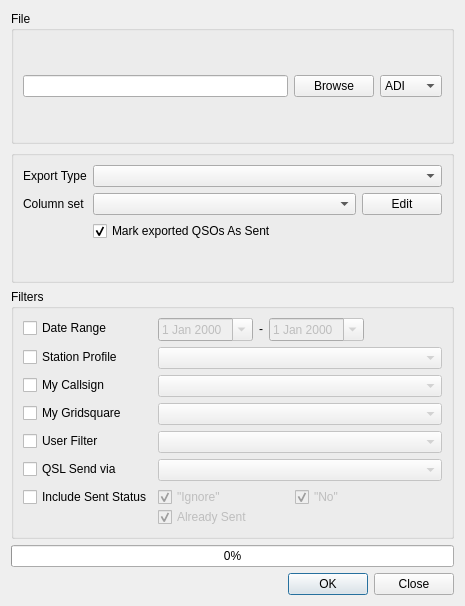
<?xml version="1.0" encoding="UTF-8"?>
<ui version="4.0">
 <class>ExportDialog</class>
 <widget class="QDialog" name="ExportDialog">
  <property name="geometry">
   <rect>
    <x>0</x>
    <y>0</y>
    <width>465</width>
    <height>606</height>
   </rect>
  </property>
  <property name="minimumSize">
   <size>
    <width>465</width>
    <height>0</height>
   </size>
  </property>
  <property name="windowTitle">
   <string>Export Selected QSOs</string>
  </property>
  <property name="modal">
   <bool>true</bool>
  </property>
  <layout class="QVBoxLayout" name="verticalLayout">
   <item>
    <widget class="QGroupBox" name="groupBox">
     <property name="title">
      <string>File</string>
     </property>
     <layout class="QGridLayout" name="gridLayout">
      <item row="0" column="0">
       <widget class="QLineEdit" name="fileEdit">
        <property name="focusPolicy">
         <enum>Qt::ClickFocus</enum>
        </property>
        <property name="readOnly">
         <bool>true</bool>
        </property>
       </widget>
      </item>
      <item row="0" column="1">
       <widget class="QPushButton" name="browseButton">
        <property name="text">
         <string>Browse</string>
        </property>
        <property name="icon">
         <iconset theme="folder-open">
          <normaloff>.</normaloff>.</iconset>
        </property>
       </widget>
      </item>
      <item row="0" column="2">
       <widget class="QComboBox" name="typeSelect">
        <property name="sizePolicy">
         <sizepolicy hsizetype="Maximum" vsizetype="Fixed">
          <horstretch>0</horstretch>
          <verstretch>0</verstretch>
         </sizepolicy>
        </property>
        <item>
         <property name="text">
          <string notr="true">ADI</string>
         </property>
        </item>
        <item>
         <property name="text">
          <string>ADX</string>
         </property>
        </item>
        <item>
         <property name="text">
          <string>CSV</string>
         </property>
        </item>
        <item>
         <property name="text">
          <string>JSON</string>
         </property>
        </item>
        <item>
         <property name="text">
          <string>POTA</string>
         </property>
        </item>
       </widget>
      </item>
     </layout>
    </widget>
   </item>
   <item>
    <widget class="QGroupBox" name="settingGroup">
     <property name="sizePolicy">
      <sizepolicy hsizetype="Expanding" vsizetype="Preferred">
       <horstretch>0</horstretch>
       <verstretch>0</verstretch>
      </sizepolicy>
     </property>
     <property name="title">
      <string/>
     </property>
     <layout class="QFormLayout" name="formLayout_2">
      <item row="0" column="0">
       <widget class="QLabel" name="label">
        <property name="text">
         <string>Export Type</string>
        </property>
       </widget>
      </item>
      <item row="0" column="1">
       <widget class="QComboBox" name="exportTypeCombo">
        <property name="sizePolicy">
         <sizepolicy hsizetype="Expanding" vsizetype="Fixed">
          <horstretch>0</horstretch>
          <verstretch>0</verstretch>
         </sizepolicy>
        </property>
       </widget>
      </item>
      <item row="1" column="0">
       <widget class="QLabel" name="exportedColumnsLabel">
        <property name="text">
         <string>Column set</string>
        </property>
       </widget>
      </item>
      <item row="1" column="1">
       <layout class="QHBoxLayout" name="horizontalLayout_4">
        <property name="spacing">
         <number>6</number>
        </property>
        <item>
         <widget class="QComboBox" name="exportedColumnsCombo">
          <property name="sizePolicy">
           <sizepolicy hsizetype="Expanding" vsizetype="Fixed">
            <horstretch>0</horstretch>
            <verstretch>0</verstretch>
           </sizepolicy>
          </property>
          <property name="toolTip">
           <string>Select one of the pre-defined sets of columns or define your own set of columns</string>
          </property>
         </widget>
        </item>
        <item>
         <widget class="QPushButton" name="exportedColumnsButton">
          <property name="sizePolicy">
           <sizepolicy hsizetype="Maximum" vsizetype="Fixed">
            <horstretch>0</horstretch>
            <verstretch>0</verstretch>
           </sizepolicy>
          </property>
          <property name="toolTip">
           <string>Edit current set of columns</string>
          </property>
          <property name="text">
           <string>Edit</string>
          </property>
         </widget>
        </item>
       </layout>
      </item>
      <item row="2" column="1">
       <widget class="QCheckBox" name="markAsSentCheckbox">
        <property name="text">
         <string>Mark exported QSOs As Sent</string>
        </property>
        <property name="checked">
         <bool>true</bool>
        </property>
       </widget>
      </item>
     </layout>
    </widget>
   </item>
   <item>
    <widget class="QGroupBox" name="filterGroup">
     <property name="enabled">
      <bool>true</bool>
     </property>
     <property name="toolTip">
      <string>Export only QSOs that match the active filters</string>
     </property>
     <property name="title">
      <string>Filters</string>
     </property>
     <layout class="QFormLayout" name="formLayout">
      <item row="0" column="0">
       <widget class="QCheckBox" name="dateRangeCheckBox">
        <property name="sizePolicy">
         <sizepolicy hsizetype="Minimum" vsizetype="Maximum">
          <horstretch>0</horstretch>
          <verstretch>0</verstretch>
         </sizepolicy>
        </property>
        <property name="toolTip">
         <string>Export only QSOs that match the selected date range</string>
        </property>
        <property name="text">
         <string>Date Range</string>
        </property>
       </widget>
      </item>
      <item row="0" column="1">
       <layout class="QHBoxLayout" name="horizontalLayout">
        <item>
         <widget class="QDateEdit" name="startDateEdit">
          <property name="enabled">
           <bool>false</bool>
          </property>
          <property name="sizePolicy">
           <sizepolicy hsizetype="Maximum" vsizetype="Maximum">
            <horstretch>0</horstretch>
            <verstretch>0</verstretch>
           </sizepolicy>
          </property>
          <property name="focusPolicy">
           <enum>Qt::ClickFocus</enum>
          </property>
          <property name="toolTip">
           <string>Export only QSOs that match the selected date range</string>
          </property>
          <property name="calendarPopup">
           <bool>true</bool>
          </property>
         </widget>
        </item>
        <item>
         <widget class="QLabel" name="endDateLabel">
          <property name="sizePolicy">
           <sizepolicy hsizetype="Preferred" vsizetype="Maximum">
            <horstretch>0</horstretch>
            <verstretch>0</verstretch>
           </sizepolicy>
          </property>
          <property name="text">
           <string notr="true">-</string>
          </property>
          <property name="alignment">
           <set>Qt::AlignCenter</set>
          </property>
         </widget>
        </item>
        <item>
         <widget class="QDateEdit" name="endDateEdit">
          <property name="enabled">
           <bool>false</bool>
          </property>
          <property name="sizePolicy">
           <sizepolicy hsizetype="Maximum" vsizetype="Maximum">
            <horstretch>0</horstretch>
            <verstretch>0</verstretch>
           </sizepolicy>
          </property>
          <property name="focusPolicy">
           <enum>Qt::ClickFocus</enum>
          </property>
          <property name="toolTip">
           <string>Export only QSOs that match the selected date range</string>
          </property>
          <property name="calendarPopup">
           <bool>true</bool>
          </property>
         </widget>
        </item>
        <item>
         <spacer name="horizontalSpacer_2">
          <property name="orientation">
           <enum>Qt::Horizontal</enum>
          </property>
          <property name="sizeHint" stdset="0">
           <size>
            <width>40</width>
            <height>20</height>
           </size>
          </property>
         </spacer>
        </item>
       </layout>
      </item>
      <item row="2" column="0">
       <widget class="QCheckBox" name="myCallsignCheckBox">
        <property name="toolTip">
         <string>Export only QSOs that match the selected My Callsign</string>
        </property>
        <property name="text">
         <string>My Callsign</string>
        </property>
       </widget>
      </item>
      <item row="2" column="1">
       <widget class="QComboBox" name="myCallsignComboBox">
        <property name="enabled">
         <bool>false</bool>
        </property>
        <property name="toolTip">
         <string>Export only QSOs that match the selected My Callsign</string>
        </property>
       </widget>
      </item>
      <item row="3" column="0">
       <widget class="QCheckBox" name="myGridCheckBox">
        <property name="toolTip">
         <string>Export only QSOs that match the selected My Gridsquare</string>
        </property>
        <property name="text">
         <string>My Gridsquare</string>
        </property>
       </widget>
      </item>
      <item row="3" column="1">
       <widget class="QComboBox" name="myGridComboBox">
        <property name="enabled">
         <bool>false</bool>
        </property>
        <property name="toolTip">
         <string>Export only QSOs that match the selected My Gridsquare</string>
        </property>
       </widget>
      </item>
      <item row="5" column="0">
       <widget class="QCheckBox" name="qslSendViaCheckbox">
        <property name="toolTip">
         <string>Export only QSOs that match the selected QSL Send Via value</string>
        </property>
        <property name="text">
         <string>QSL Send via</string>
        </property>
       </widget>
      </item>
      <item row="5" column="1">
       <widget class="QComboBox" name="qslSendViaComboBox">
        <property name="enabled">
         <bool>false</bool>
        </property>
        <property name="toolTip">
         <string>Export only QSOs that match the selected QSL Send Via value</string>
        </property>
       </widget>
      </item>
      <item row="6" column="0">
       <widget class="QCheckBox" name="addlSentStatusCheckbox">
        <property name="toolTip">
         <string>Include unusual QSO Sent statuses</string>
        </property>
        <property name="text">
         <string>Include Sent Status</string>
        </property>
       </widget>
      </item>
      <item row="6" column="1">
       <layout class="QHBoxLayout" name="sentStatusLayout">
        <item>
         <layout class="QVBoxLayout" name="verticalLayout_2">
          <property name="spacing">
           <number>0</number>
          </property>
          <property name="topMargin">
           <number>0</number>
          </property>
          <property name="rightMargin">
           <number>0</number>
          </property>
          <item>
           <layout class="QHBoxLayout" name="horizontalLayout_2">
            <property name="rightMargin">
             <number>10</number>
            </property>
            <item>
             <widget class="QCheckBox" name="addlSentStatusICheckBox">
              <property name="enabled">
               <bool>false</bool>
              </property>
              <property name="sizePolicy">
               <sizepolicy hsizetype="Expanding" vsizetype="Fixed">
                <horstretch>0</horstretch>
                <verstretch>0</verstretch>
               </sizepolicy>
              </property>
              <property name="toolTip">
               <string>Under normal circumstances this status means &lt;b&gt;&quot;Ignore/Invalid&quot;&lt;/b&gt;.&lt;br/&gt;However, it may sometimes be wanted to ignore this setting when sending a QSL.</string>
              </property>
              <property name="text">
               <string>&quot;Ignore&quot;</string>
              </property>
              <property name="checked">
               <bool>true</bool>
              </property>
             </widget>
            </item>
            <item>
             <widget class="QCheckBox" name="addlSentStatusNCheckBox">
              <property name="enabled">
               <bool>false</bool>
              </property>
              <property name="sizePolicy">
               <sizepolicy hsizetype="Expanding" vsizetype="Fixed">
                <horstretch>0</horstretch>
                <verstretch>0</verstretch>
               </sizepolicy>
              </property>
              <property name="toolTip">
               <string>Under normal circumstances this status means &lt;b&gt;&quot;do not send&quot;&lt;/b&gt;.&lt;br/&gt;However, it may sometimes be wanted to ignore this setting when sending a QSL.</string>
              </property>
              <property name="text">
               <string>&quot;No&quot;</string>
              </property>
              <property name="checked">
               <bool>true</bool>
              </property>
             </widget>
            </item>
           </layout>
          </item>
          <item>
           <layout class="QHBoxLayout" name="horizontalLayout_3">
            <property name="topMargin">
             <number>0</number>
            </property>
            <property name="rightMargin">
             <number>0</number>
            </property>
            <item>
             <widget class="QCheckBox" name="addlSentStatusAlreadySentCheckBox">
              <property name="enabled">
               <bool>false</bool>
              </property>
              <property name="sizePolicy">
               <sizepolicy hsizetype="Expanding" vsizetype="Fixed">
                <horstretch>0</horstretch>
                <verstretch>0</verstretch>
               </sizepolicy>
              </property>
              <property name="toolTip">
               <string>Resend already sent QSOs</string>
              </property>
              <property name="text">
               <string>Already Sent</string>
              </property>
              <property name="checked">
               <bool>true</bool>
              </property>
             </widget>
            </item>
           </layout>
          </item>
         </layout>
        </item>
       </layout>
      </item>
      <item row="4" column="0">
       <widget class="QCheckBox" name="userFilterCheckBox">
        <property name="text">
         <string>User Filter</string>
        </property>
       </widget>
      </item>
      <item row="4" column="1">
       <widget class="QComboBox" name="userFilterComboBox">
        <property name="enabled">
         <bool>false</bool>
        </property>
        <property name="toolTip">
         <string>Export QSOs that match the selected user QSO Filter</string>
        </property>
       </widget>
      </item>
      <item row="1" column="0">
       <widget class="QCheckBox" name="myStationProfileCheckbox">
        <property name="text">
         <string>Station Profile</string>
        </property>
       </widget>
      </item>
      <item row="1" column="1">
       <widget class="QComboBox" name="myStationProfileComboBox">
        <property name="enabled">
         <bool>false</bool>
        </property>
       </widget>
      </item>
     </layout>
    </widget>
   </item>
   <item>
    <widget class="QProgressBar" name="progressBar">
     <property name="value">
      <number>0</number>
     </property>
    </widget>
   </item>
   <item>
    <widget class="QDialogButtonBox" name="buttonBox">
     <property name="orientation">
      <enum>Qt::Horizontal</enum>
     </property>
     <property name="standardButtons">
      <set>QDialogButtonBox::Close|QDialogButtonBox::Ok</set>
     </property>
    </widget>
   </item>
  </layout>
 </widget>
 <tabstops>
  <tabstop>browseButton</tabstop>
  <tabstop>typeSelect</tabstop>
  <tabstop>exportTypeCombo</tabstop>
  <tabstop>exportedColumnsCombo</tabstop>
  <tabstop>exportedColumnsButton</tabstop>
  <tabstop>markAsSentCheckbox</tabstop>
  <tabstop>dateRangeCheckBox</tabstop>
  <tabstop>myStationProfileCheckbox</tabstop>
  <tabstop>myStationProfileComboBox</tabstop>
  <tabstop>myCallsignCheckBox</tabstop>
  <tabstop>myCallsignComboBox</tabstop>
  <tabstop>myGridCheckBox</tabstop>
  <tabstop>myGridComboBox</tabstop>
  <tabstop>userFilterCheckBox</tabstop>
  <tabstop>userFilterComboBox</tabstop>
  <tabstop>qslSendViaCheckbox</tabstop>
  <tabstop>qslSendViaComboBox</tabstop>
  <tabstop>addlSentStatusCheckbox</tabstop>
  <tabstop>addlSentStatusICheckBox</tabstop>
  <tabstop>addlSentStatusNCheckBox</tabstop>
  <tabstop>addlSentStatusAlreadySentCheckBox</tabstop>
 </tabstops>
 <resources/>
 <connections>
  <connection>
   <sender>buttonBox</sender>
   <signal>accepted()</signal>
   <receiver>ExportDialog</receiver>
   <slot>runExport()</slot>
   <hints>
    <hint type="sourcelabel">
     <x>266</x>
     <y>536</y>
    </hint>
    <hint type="destinationlabel">
     <x>157</x>
     <y>274</y>
    </hint>
   </hints>
  </connection>
  <connection>
   <sender>buttonBox</sender>
   <signal>rejected()</signal>
   <receiver>ExportDialog</receiver>
   <slot>reject()</slot>
   <hints>
    <hint type="sourcelabel">
     <x>334</x>
     <y>536</y>
    </hint>
    <hint type="destinationlabel">
     <x>286</x>
     <y>274</y>
    </hint>
   </hints>
  </connection>
  <connection>
   <sender>browseButton</sender>
   <signal>clicked()</signal>
   <receiver>ExportDialog</receiver>
   <slot>browse()</slot>
   <hints>
    <hint type="sourcelabel">
     <x>368</x>
     <y>67</y>
    </hint>
    <hint type="destinationlabel">
     <x>157</x>
     <y>91</y>
    </hint>
   </hints>
  </connection>
  <connection>
   <sender>dateRangeCheckBox</sender>
   <signal>stateChanged(int)</signal>
   <receiver>ExportDialog</receiver>
   <slot>toggleDateRange()</slot>
   <hints>
    <hint type="sourcelabel">
     <x>124</x>
     <y>258</y>
    </hint>
    <hint type="destinationlabel">
     <x>157</x>
     <y>91</y>
    </hint>
   </hints>
  </connection>
  <connection>
   <sender>myCallsignCheckBox</sender>
   <signal>stateChanged(int)</signal>
   <receiver>ExportDialog</receiver>
   <slot>toggleMyCallsign()</slot>
   <hints>
    <hint type="sourcelabel">
     <x>93</x>
     <y>292</y>
    </hint>
    <hint type="destinationlabel">
     <x>232</x>
     <y>142</y>
    </hint>
   </hints>
  </connection>
  <connection>
   <sender>myGridCheckBox</sender>
   <signal>stateChanged(int)</signal>
   <receiver>ExportDialog</receiver>
   <slot>toggleMyGridsquare()</slot>
   <hints>
    <hint type="sourcelabel">
     <x>103</x>
     <y>323</y>
    </hint>
    <hint type="destinationlabel">
     <x>232</x>
     <y>142</y>
    </hint>
   </hints>
  </connection>
  <connection>
   <sender>myCallsignComboBox</sender>
   <signal>currentTextChanged(QString)</signal>
   <receiver>ExportDialog</receiver>
   <slot>myCallsignChanged(QString)</slot>
   <hints>
    <hint type="sourcelabel">
     <x>443</x>
     <y>302</y>
    </hint>
    <hint type="destinationlabel">
     <x>232</x>
     <y>142</y>
    </hint>
   </hints>
  </connection>
  <connection>
   <sender>exportedColumnsButton</sender>
   <signal>clicked()</signal>
   <receiver>ExportDialog</receiver>
   <slot>showColumnsSetting()</slot>
   <hints>
    <hint type="sourcelabel">
     <x>442</x>
     <y>159</y>
    </hint>
    <hint type="destinationlabel">
     <x>232</x>
     <y>179</y>
    </hint>
   </hints>
  </connection>
  <connection>
   <sender>qslSendViaCheckbox</sender>
   <signal>stateChanged(int)</signal>
   <receiver>ExportDialog</receiver>
   <slot>toggleQslSendVia()</slot>
   <hints>
    <hint type="sourcelabel">
     <x>119</x>
     <y>396</y>
    </hint>
    <hint type="destinationlabel">
     <x>232</x>
     <y>212</y>
    </hint>
   </hints>
  </connection>
  <connection>
   <sender>exportTypeCombo</sender>
   <signal>currentIndexChanged(int)</signal>
   <receiver>ExportDialog</receiver>
   <slot>exportTypeChanged(int)</slot>
   <hints>
    <hint type="sourcelabel">
     <x>443</x>
     <y>126</y>
    </hint>
    <hint type="destinationlabel">
     <x>232</x>
     <y>212</y>
    </hint>
   </hints>
  </connection>
  <connection>
   <sender>exportedColumnsCombo</sender>
   <signal>currentIndexChanged(int)</signal>
   <receiver>ExportDialog</receiver>
   <slot>exportedColumnsComboChanged(int)</slot>
   <hints>
    <hint type="sourcelabel">
     <x>356</x>
     <y>159</y>
    </hint>
    <hint type="destinationlabel">
     <x>232</x>
     <y>229</y>
    </hint>
   </hints>
  </connection>
  <connection>
   <sender>addlSentStatusCheckbox</sender>
   <signal>stateChanged(int)</signal>
   <receiver>ExportDialog</receiver>
   <slot>toggleSentStatus()</slot>
   <hints>
    <hint type="sourcelabel">
     <x>174</x>
     <y>428</y>
    </hint>
    <hint type="destinationlabel">
     <x>237</x>
     <y>220</y>
    </hint>
   </hints>
  </connection>
  <connection>
   <sender>userFilterCheckBox</sender>
   <signal>stateChanged(int)</signal>
   <receiver>ExportDialog</receiver>
   <slot>toggleUserFilter()</slot>
   <hints>
    <hint type="sourcelabel">
     <x>70</x>
     <y>352</y>
    </hint>
    <hint type="destinationlabel">
     <x>232</x>
     <y>272</y>
    </hint>
   </hints>
  </connection>
  <connection>
   <sender>typeSelect</sender>
   <signal>currentTextChanged(QString)</signal>
   <receiver>ExportDialog</receiver>
   <slot>exportFormatChanged(QString)</slot>
   <hints>
    <hint type="sourcelabel">
     <x>397</x>
     <y>46</y>
    </hint>
    <hint type="destinationlabel">
     <x>232</x>
     <y>290</y>
    </hint>
   </hints>
  </connection>
  <connection>
   <sender>myStationProfileCheckbox</sender>
   <signal>stateChanged(int)</signal>
   <receiver>ExportDialog</receiver>
   <slot>toggleStationProfile()</slot>
   <hints>
    <hint type="sourcelabel">
     <x>85</x>
     <y>300</y>
    </hint>
    <hint type="destinationlabel">
     <x>232</x>
     <y>302</y>
    </hint>
   </hints>
  </connection>
  <connection>
   <sender>myStationProfileComboBox</sender>
   <signal>currentIndexChanged(int)</signal>
   <receiver>ExportDialog</receiver>
   <slot>onStationProfileChange()</slot>
   <hints>
    <hint type="sourcelabel">
     <x>316</x>
     <y>301</y>
    </hint>
    <hint type="destinationlabel">
     <x>232</x>
     <y>302</y>
    </hint>
   </hints>
  </connection>
 </connections>
 <slots>
  <slot>toggleDateRange()</slot>
  <slot>browse()</slot>
  <slot>runExport()</slot>
  <slot>toggleMyCallsign()</slot>
  <slot>toggleMyGridsquare()</slot>
  <slot>myCallsignChanged(QString)</slot>
  <slot>exportFormatChanged(QString)</slot>
  <slot>showColumnsSetting()</slot>
  <slot>toggleQslSendVia()</slot>
  <slot>exportTypeChanged(int)</slot>
  <slot>exportedColumnsComboChanged(int)</slot>
  <slot>toggleSentStatus()</slot>
  <slot>toggleUserFilter()</slot>
  <slot>toggleStationProfile()</slot>
  <slot>onStationProfileChange()</slot>
 </slots>
</ui>
